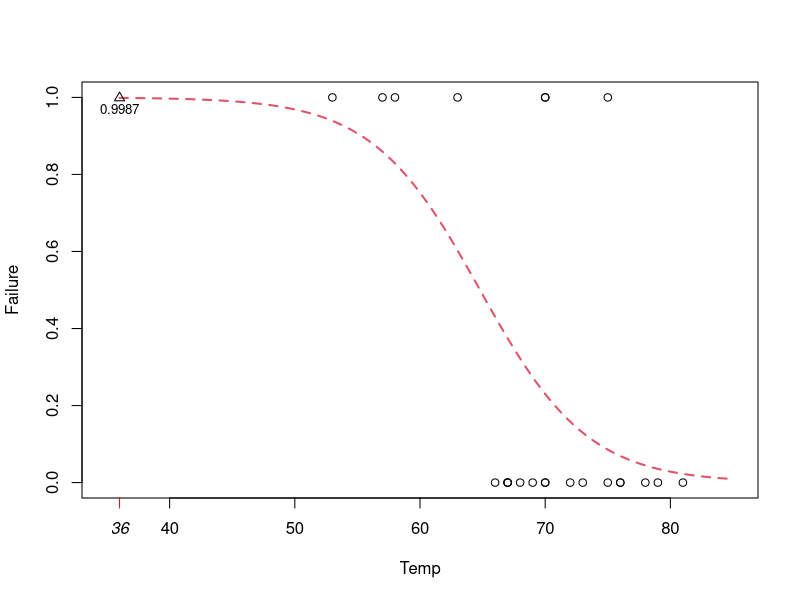

This chart was generated by the following R code:
Input=("
Flight Temp Failure
1 66 0 
2 70 1 
3 69 0 
4 68 0 
5 67 0 
6 72 0 
7 73 0 
8 70 0 
9 57 1 
10 63 1 
11 70 1 
12 78 0 
13 67 0 
14 53 1 
15 67 0 
16 75 0
17 70 0
18 81 0
19 76 0
20 79 0
21 75 1
22 76 0
23 58 1
")

preC=read.table(textConnection(Input),header=TRUE)
plot(Failure~Temp,data=preC,xlim=c(35,85))

# Logit model
preC.logit=glm(Failure~Temp,family=binomial(link=logit),data=preC)
summary(preC.logit)
confint(preC.logit)
curve(exp(preC.logit$coefficients[1]+preC.logit$coefficients[2]*x)/
        (1+exp(preC.logit$coefficients[1]+preC.logit$coefficients[2]*x)),	
      from=36,to=85,col=2,lty=2,lwd=2,add=TRUE)
axis(1,36,col='red',labels=c("36"),cex.axis=1,font=3)
points(36,0.9987521,pch=2)
text(36,0.97,label=c("0.9987"),cex=0.8)


predict.glm(preC.logit,newdata=data.frame(Temp=36),type="response")
